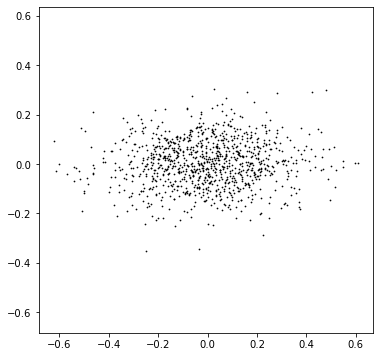
#> input picture examples/gaussian_2d_samples.png, 380 x 357 px; its folder holds 2 pictures in this run
$ python opacify.py ../examples ../examples/honeycomb.png out.png
#> lines starting #> are read from the running program, lines starting #| are printed output that depends on the picture
import sys
import os
from PIL import Image

def opacify(src, color=(255, 255, 255), dest=None):
#> called with src = '../examples', color = (0, 0, 0), dest = 'out.png'
    dest = dest or src
    for file in os.listdir(src):
        if file.lower().endswith(".png"):
            path = os.path.join(src, file)
            img = Image.open(path).convert("RGBA")
#> img is the input picture: PIL image 380x357 RGBA; mean R, G, B, A 246.8, 246.8, 246.8, 206.7
            bg = Image.new("RGB", img.size, color)
#> bg: PIL image 380x357 RGB; every value is 0
            bg.paste(img, mask=img.getchannel("A"))
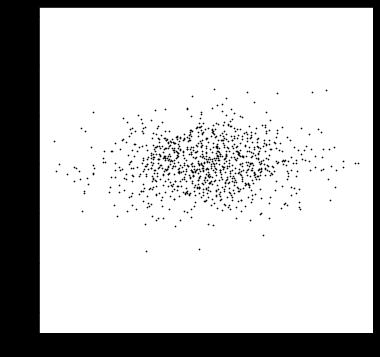
#> bg: PIL image 380x357 RGB; min 0, max 255, mean 199.7
            bg.save(os.path.join(dest, file))
#> pass 2 of the loop in opacify, `for file in os.listdir(src):`:
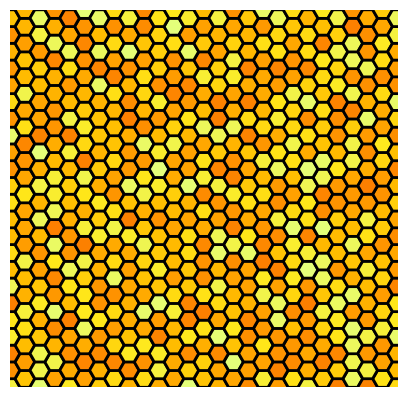
#> input picture examples/honeycomb.png, 407 x 397 px
#> in opacify, img is the input picture: PIL image 407x397 RGBA; mean R, G, B, A 179.5, 142.3, 37, 230.8
#> in opacify, `bg.paste(img, mask=img.getchannel("A"))`:
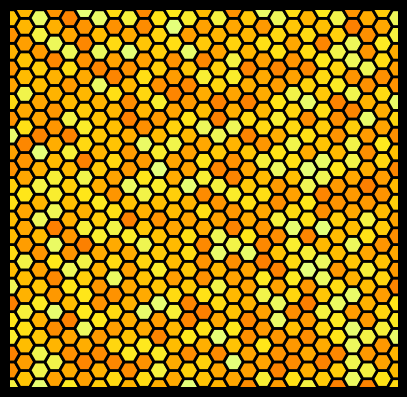
#> bg: PIL image 407x397 RGB; mean R, G, B 155.3, 118.1, 12.9

if __name__ == "__main__":
    src = sys.argv[1]
    color = (255, 255, 255) if len(sys.argv) < 3 or sys.argv[2] in ("white", "w") else (0, 0, 0)
    dest = sys.argv[3] if len(sys.argv) > 3 else None
    opacify(src, color, dest)
